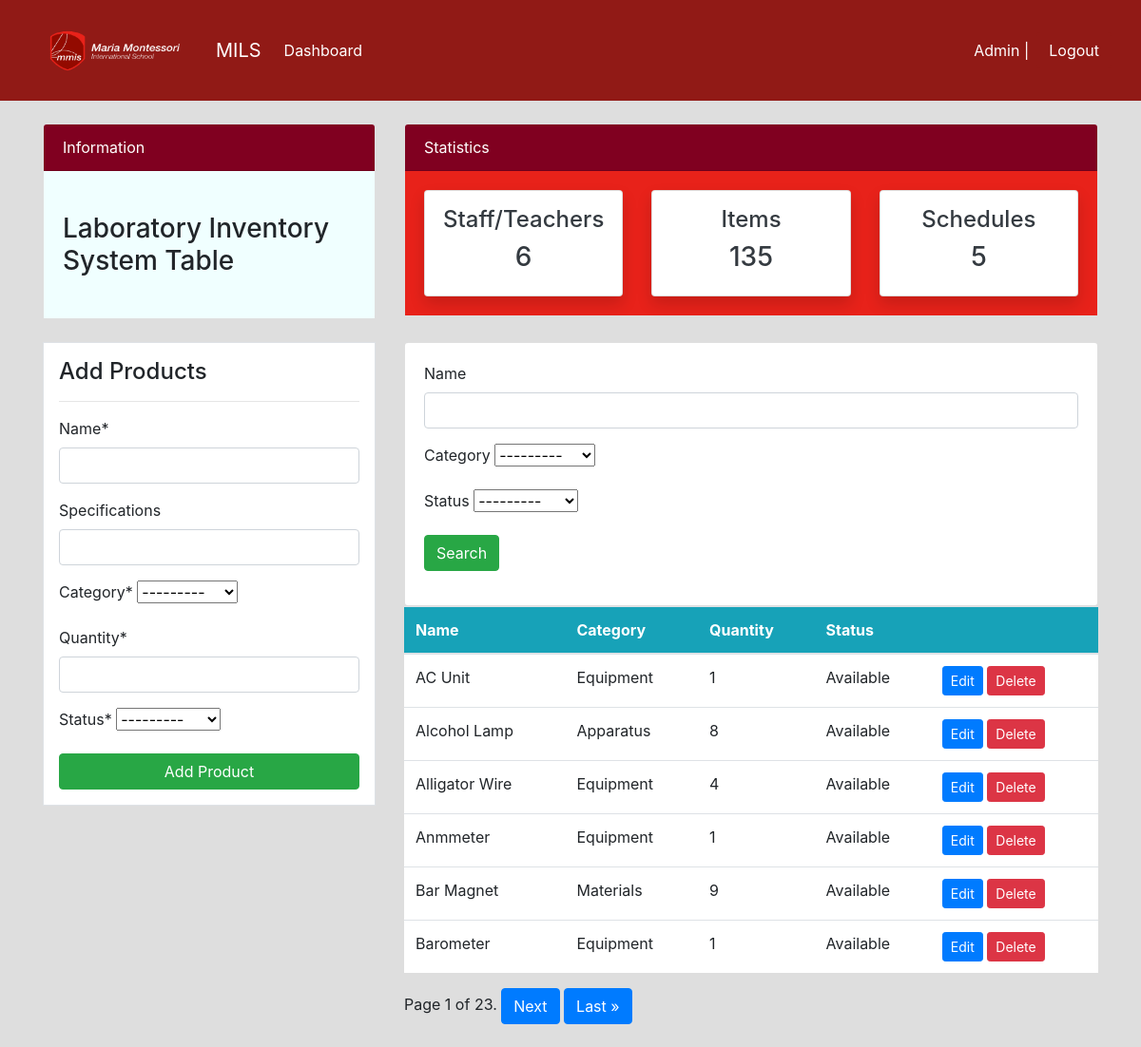
/product/ (signed in), run on the app's committed database.
### dashboard/models.py (models this page shows, shortened)
class Product(models.Model):
    name = models.CharField(max_length=100, null=True)
    specifications = models.CharField(max_length=10, blank=True, default=" ")
    category =  models.CharField(max_length=20, choices=CATEGORY)
    quantity = models.PositiveIntegerField(null=True)
    status = models.CharField(max_length=20, null=True, choices=STATUS)
    class Meta:
        verbose_name_plural = 'Product'

### dashboard/views.py (the view)
# urls.py: path('product/', views.product, name='dashboard-product'),
@login_required
def product(request):
    items = Product.objects.all().order_by('name')
    items_count = items.count()
    workers_count = User.objects.all().count()
    orders_count = Orders.objects.all().count()
    pfilter = ProductFilter(request.GET, queryset=items)
    filtered_items = pfilter.qs
    paginator = Paginator(filtered_items,6)
    page_number = request.GET.get('page')
    items = paginator.get_page(page_number)
    if request.method =='POST':
        form = ProductForm(request.POST)
        if form.is_valid():
            form.save()
            product_name = form.cleaned_data.get('name')
            product_specification = form.cleaned_data.get('specifications')
            messages.success(request, f'{product_name} ({product_specification}) has been added')
            return redirect('dashboard-product')
    else:
        form = ProductForm()
    context = {
        'items':items,
        'items_count':items_count,
        'form':form,
        'workers_count':workers_count,
        'orders_count':orders_count,
        'pfilter': pfilter,
    }
    return render(request, 'dashboard/product.html', context)

### dashboard/forms.py
class ProductForm(forms.ModelForm):
    class Meta:
        model = Product
        fields = ['name', 'specifications', 'category', 'quantity', 'status']

### dashboard/filters.py (called while the page is built)
    def filter(self, queryset, value):
        if value:
            return queryset.filter(**{f'{self.field_name}__icontains': value})
        return queryset

### templates/dashboard/product.html (shortened to what this page needs)
{% extends 'partials/base.html' %}
{% load crispy_forms_filters %}
{% load crispy_forms_tags %}
{% block content %}
{% include 'partials/topnav.html' %}
<div class="container">
    <div class="row my-4">
        <div class="col-md-4">
            <div class="border bg-white p-3">
                <h4>Add Products</h4>
                <hr>
                <form method="POST">
                    {{ form|crispy }}
                    <input class="btn btn-success btn-block" type="submit" value="Add Product">
                </form>
            </div>
        </div>
        <div class="col-md-8">
                <div class="card card-body">
                    <form method="get">
                        {{pfilter.form|crispy}}
                        <button class="btn btn-success" type="submit"> Search </button></p>
                    </form>
                </div>
            <table class="table bg-white">
                <thead class="bg-info">
                    <tr class="text-white">
                        <th scope="col">Name</th>
                        <th scope="col">Category</th>
                        <th scope="col">Quantity</th>
                        <th scope="col">Status</th>
                        <th scope="col"> </th>
                    </tr>
                </thead>
                <tbody>
                    {% for item in items %}
                    <tr>
                        <td> {{ item.name }} {% if item.specifications %} ({{ item.specifications }}) {% endif %} </td>
                        <td> {{ item.category }} </td>
                        <td> {{ item.quantity }} </td>
                        <td> {{ item.status }} </td>
                        <td>
                            <a class="btn btn-primary btn-sm" href="{% url 'dashboard-product-update' item.id %}">Edit</a>
                            <a class="btn btn-danger btn-sm" href="{% url 'dashboard-product-delete' item.id %}">Delete</a>
                        </td>
                    </tr>
                    {% endfor %}
                </tbody>
            </table>
            <div class="pagination">
                <span class="step-links">
                    <span class="current">
                        Page {{ items.number }} of {{ items.paginator.num_pages }}.
                    </span>
                    {% if items.has_next %}
                        <a class="btn btn-primary" href="?{{ request.GET.urlencode }}&page={{ items.next_page_number }}">Next</a>
                        <a class="btn btn-primary" href="?{{ request.GET.urlencode }}&page={{ items.paginator.num_pages }}">Last &raquo;</a>
                    {% endif %}
                </span>
            </div>
        </div>
    </div>
</div>
{% endblock %}

### templates/partials/nav.html (shortened to what this page needs)
{% load static %}
<nav class="navbar navbar-expand-lg" style = "background-color:#911A16;">
    <div class="container-fluid">
        <a class = "navbar-brand" href="https://www.mmis.edu.ph"><img src = "{% static 'MMISBG.png' %}" width = "180" height="80"> </a>
        <a class="navbar-brand text-white d-inline-block align-top" href="{% url 'dashboard-index' %}">MILS</a>
        {% if user.is_authenticated %}
        <div class="collapse navbar-collapse" id="navbarSupportedContent">
                <ul class="navbar-nav mr-auto">
                    <li class="nav-item active">
                        <a class="nav-link text-white" href="{% url 'dashboard-index' %}">Dashboard </a>
                    </li>
                </ul>
                <ul class="navbar-nav ml-auto">
                    <li class="nav-item active">
                        <a class="nav-link text-white" href="{% url 'user-profile' %}"> {{user.username}} | </a>
                    </li>
                    <form method="post" action="{% url 'user-logout' %}" class="form-inline my-2 my-lg-0">
                        <button class="btn btn-" type="submit" style="background-color:#911A16; color:#FFFFFF;" >Logout</button>
                      </form>
                </ul>
            {% endif %}
        </div>
    </div>
</nav>

### static/style.css (style rules this page uses)
body { background: rgb(230, 227, 227); margin: 0px; }

### data on the page
Product: name "AC Unit", category "Equipment", quantity "1", status "Available"
Product: name "Alcohol Lamp", category "Apparatus", quantity "8", status "Available"
Product: name "Alligator Wire", category "Equipment", quantity "4", status "Available"
Product: name "Anmmeter", category "Equipment", quantity "1", status "Available"
Product: name "Bar Magnet", category "Materials", quantity "9", status "Available"
Product: name "Barometer", category "Equipment", quantity "1", status "Available"

### other printed values
{{ user.username }} "Admin"
{{ workers_count }} "6"
{{ items_count }} "135"
{{ orders_count }} "5"
{{ items.number }} "1"
{{ items.paginator.num_pages }} "23"
